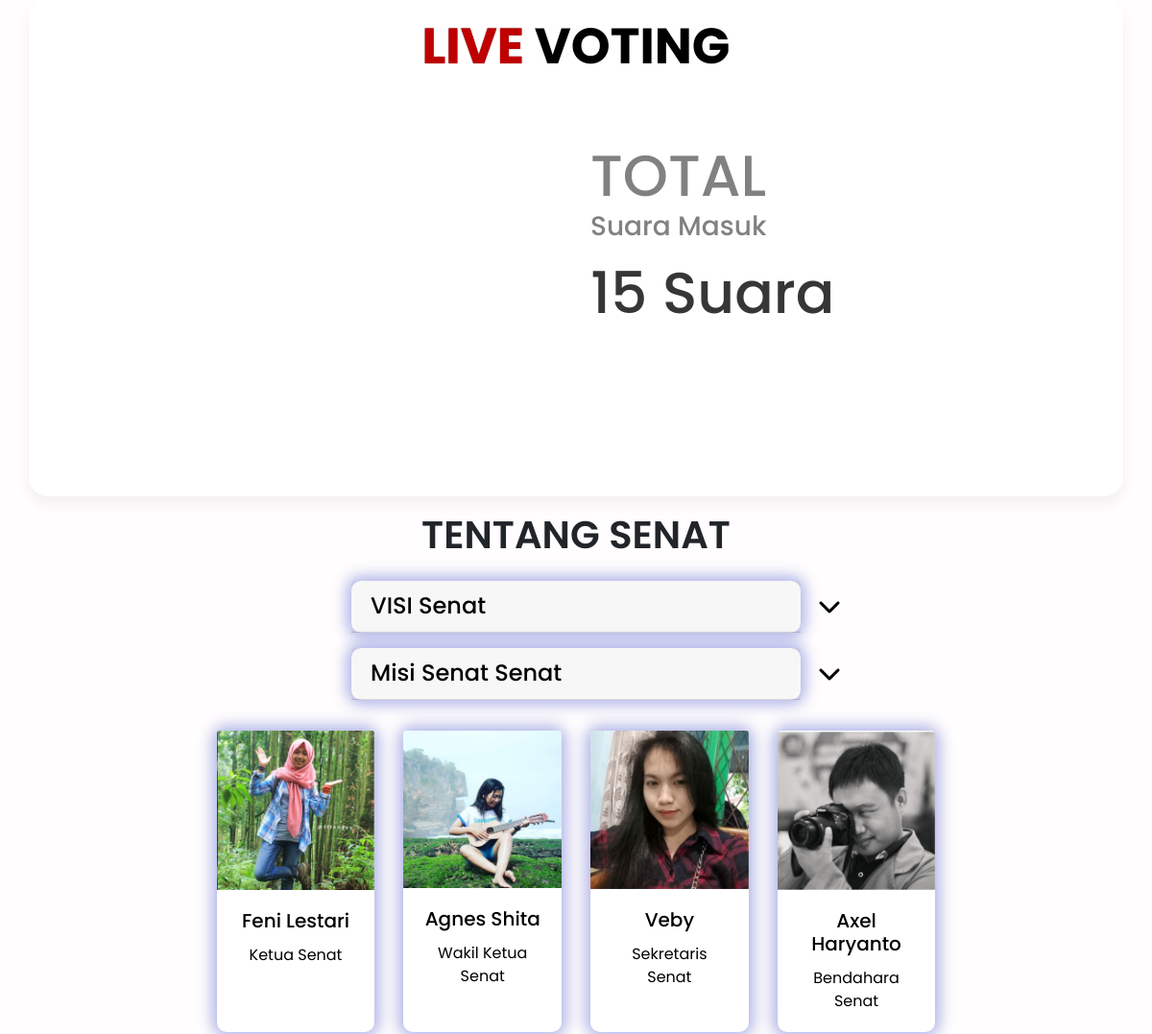
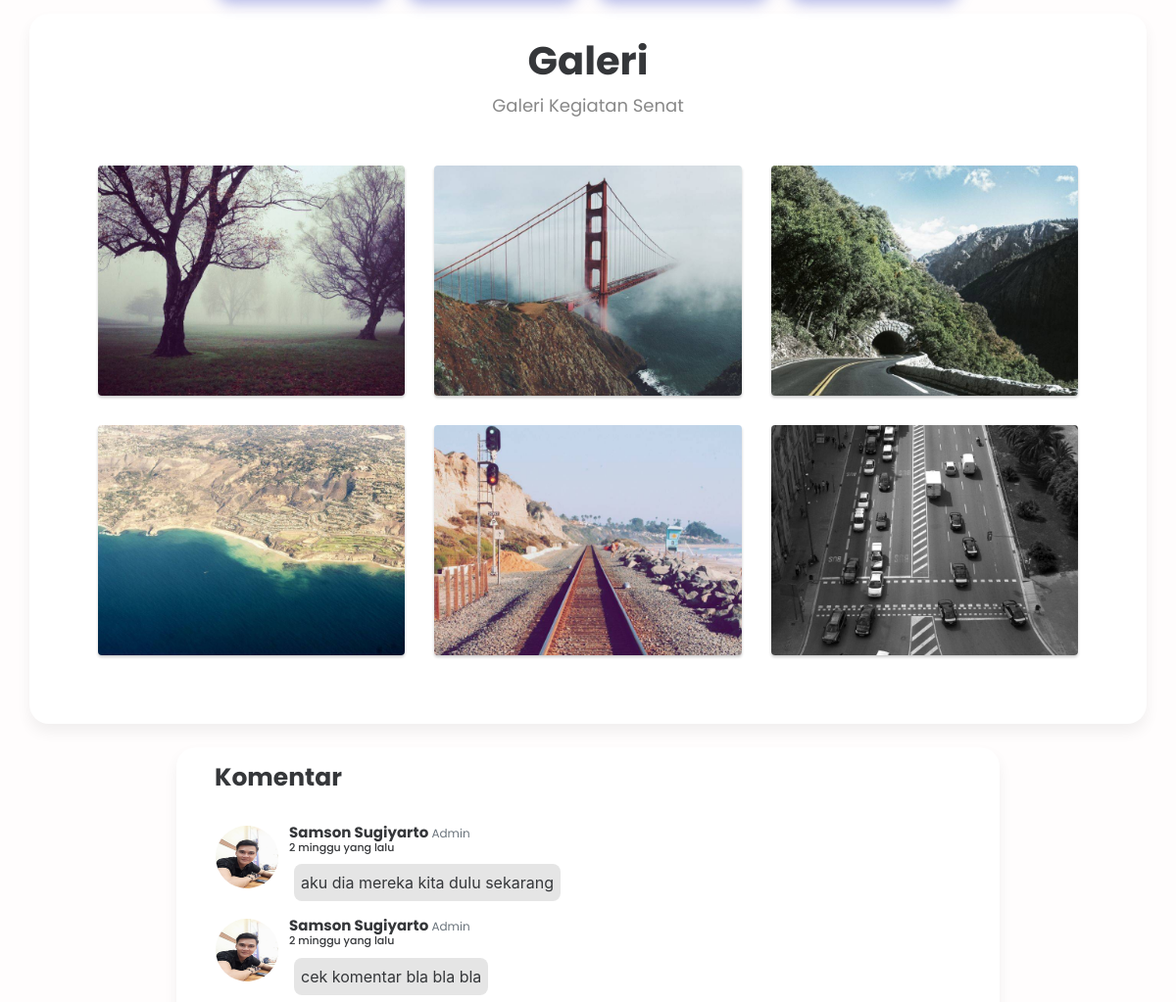
Before: / (middle part) with the older database file (2 pictures, top to bottom).
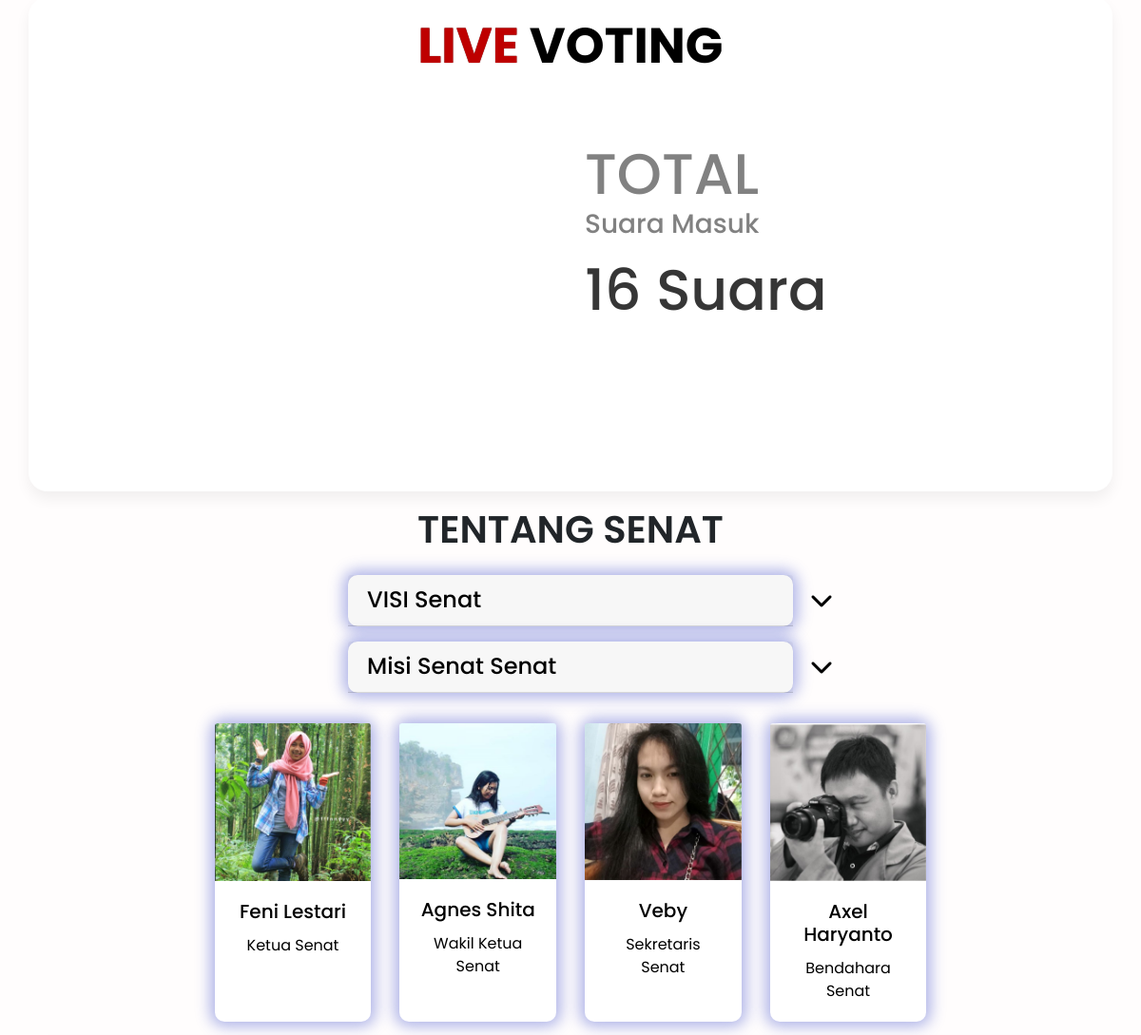
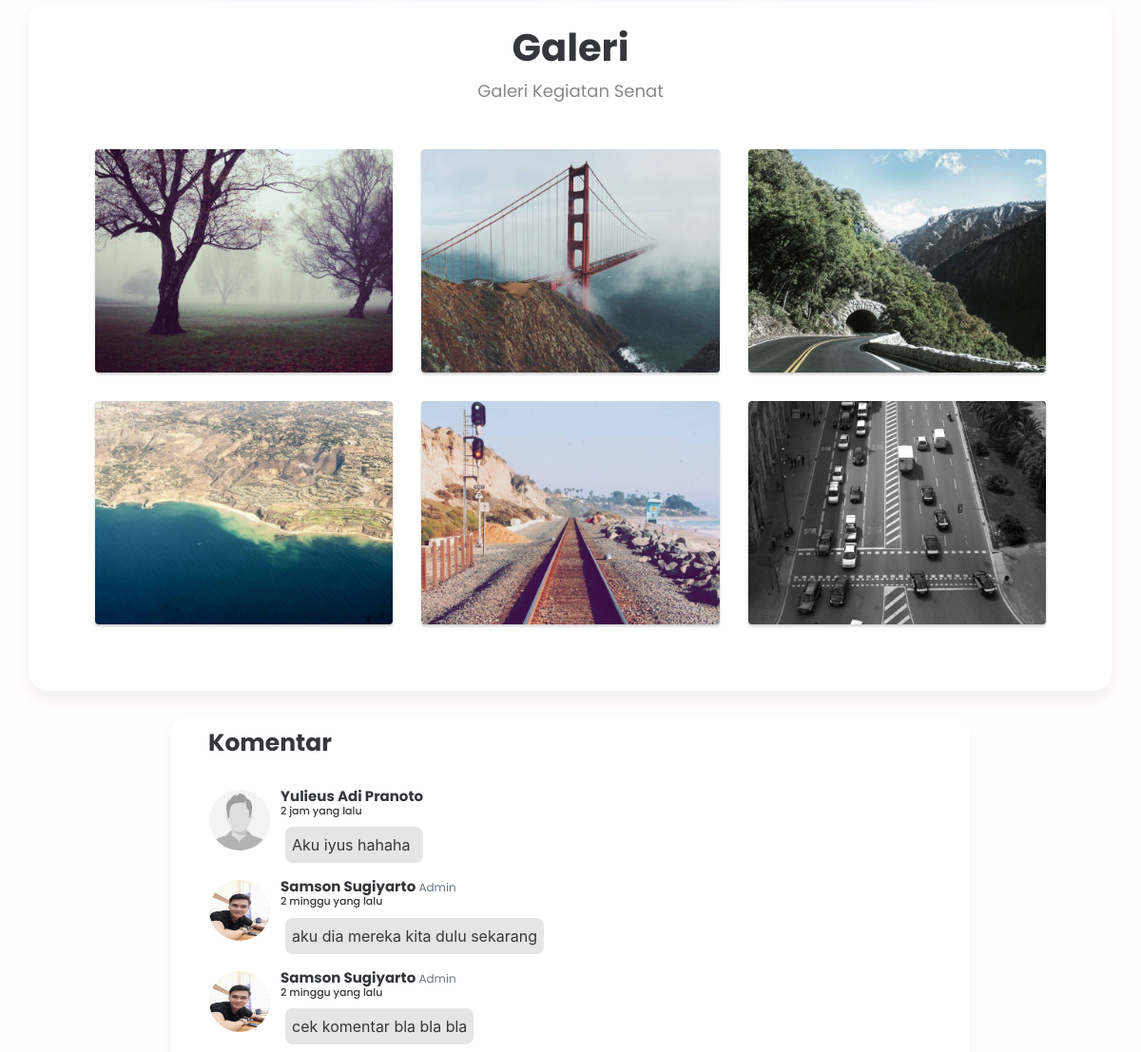
After: the same page with the newer database file (2 pictures, top to bottom).
### tables this page shows
CREATE TABLE `konfir_komentar` (
  `id_konfir` int(12) NOT NULL,
  `id_komentar` int(12) NOT NULL
);

CREATE TABLE `user` (
  `id` int(11) NOT NULL,
  `name` varchar(128) NOT NULL,
  `jk` varchar(1) NOT NULL,
  `email` varchar(128) NOT NULL,
  `hp` varchar(15) NOT NULL,
  `image` varchar(128) NOT NULL,
  `password` varchar(256) NOT NULL,
  `role_id` int(11) NOT NULL,
  `is_active` int(1) NOT NULL,
  `date_created` int(11) NOT NULL
);

CREATE TABLE `komentar` (
  `id` int(12) NOT NULL,
  `nama` varchar(50) NOT NULL,
  `waktu` varchar(20) NOT NULL,
  `uraian` varchar(500) NOT NULL,
  `image` varchar(50) NOT NULL,
  `role_id` int(2) NOT NULL
);

CREATE TABLE `mahasiswa` (
  `nim` int(15) NOT NULL,
  `name` varchar(128) NOT NULL,
  `jk` varchar(1) NOT NULL,
  `email` varchar(128) NOT NULL,
  `hp` varchar(20) NOT NULL,
  `image` varchar(128) NOT NULL,
  `password` varchar(256) NOT NULL,
  `role_id` int(15) NOT NULL,
  `is_active` int(1) NOT NULL,
  `kode_jurusan` int(50) NOT NULL
);

### application/controllers/Home.php (called while the page is built, shortened)
<?php
class Home extends CI_Controller
{
    public function index()
    {
        $query = "SELECT *
            FROM komentar INNER JOIN konfir_komentar
              ON komentar.id = konfir_komentar.id_komentar
              ORDER BY komentar.waktu ASC";
        $data['komentar'] = $this->db->query($query)->result_array();
        $data['kandidat'] = $this->db->get('kandidat')->result_array();
        $query = "SELECT sum(jumlah_suara) as jsuara FROM kandidat";
        $data['js'] = $this->db->query($query)->row_array();
        $this->load->view('home', $data);
    }
}

### index.php (called while the page is built, shortened)
<?php
require_once BASEPATH.'core/CodeIgniter.php';

### application/helpers/timesampai_helper.php (called while the page is built, shortened)
<?php
function time_since($original)
{
        $chunks = array(
            array(60 * 60 * 24 * 365, 'tahun'),
            array(60 * 60 * 24 * 30, 'bulan'),
            array(60 * 60 * 24 * 7, 'minggu'),
            array(60 * 60 * 24, 'hari'),
            array(60 * 60, 'jam'),
            array(60, 'menit'),
        );
        $today = time();
        $since = $today - $original;
        for ($i = 0, $j = count($chunks); $i < $j; $i++) {
            $seconds = $chunks[$i][0];
            $name = $chunks[$i][1];
            if (($count = floor($since / $seconds)) != 0)
                break;
        }
        $print = ($count == 1) ? '1 ' . $name : "$count {$name}";
        return $print . ' yang lalu';
}

### application/views/home.php (the view, shortened to what this page needs)
<!doctype html>
<html lang="en" id="home">
<head>
    <link rel="stylesheet" href="assets/css/reset.css">
    <link rel="stylesheet" href="https://use.fontawesome.com/releases/v5.7.0/css/all.css">
    <link rel="stylesheet" href="https://stackpath.bootstrapcdn.com/bootstrap/4.3.1/css/bootstrap.min.css">
    <link rel="stylesheet" href="<?= base_url('assets/css/style.css') ?>">
    <link href="//netdna.bootstrapcdn.com/font-awesome/3.2.1/css/font-awesome.css" rel="stylesheet">
</head>
<body>
    <section id="voting">
        <div class="container gallery-container">
            <div class="row workingspace">
                <div class="col-lg">
                    <h2><span>LIVE </span>Voting </h2>
                    <div class="row vote">
                        <div class="col-sm-6  ">
                            <div id="piechart" class="chart"></div>
                        </div>
                        <div class="col-sm-6 ">
                            <h3>TOTAL<br>
                                <P>Suara Masuk</P><span> <?= $js['jsuara'] ?> Suara</span>
                            </h3>
                        </div>
                    </div>
                </div>
            </div>
        </div>
    </section>
    <div class="row justify-content-center " id="personil">
        <div class="col-sm-5 zero-panel text-center tentang  ">
            <h1>TENTANG SENAT</h1>
            <div id="accordion" class="mt-4">
                <div class="card">
                    <div class="card-header" id="heading-1">
                        <h5 class="mb-0">
                            <a class="collapsed" role="button" data-toggle="collapse" href="#collapse-1" aria-expanded="false" aria-controls="collapse-1">
                                VISI Senat
                            </a>
                        </h5>
                    </div>
                </div>
            </div>
            <div id="accordion" class="mt-3">
                <div class="card">
                    <div class="card-header" id="heading-2">
                        <h5 class="mb-0">
                            <a class="collapsed" role="button" data-toggle="collapse" href="#collapse-2" aria-expanded="false" aria-controls="collapse-2">
                                Misi Senat Senat
                            </a>
                        </h5>
                    </div>
                </div>
            </div>
        </div>
    </div>
    <div class="row justify-content-center" id="personil">
        <div class="col-12 zero-panel text-center tentang">
            <div class="row justify-content-center">
                <div class="col-8">
                    <div class="card-deck">
                        <div class="card cardedit">
                            <img src="<?= base_url('assets/img/personil/feni.png') ?>" class="card-img-top" alt="...">
                            <div class="card-body isicard">
                                <h5 class="card-title">Feni Lestari</h5>
                                <p class="card-text">Ketua Senat</p>
                            </div>
                        </div>
                        <div class="card cardedit">
                            <img src="<?= base_url('assets/img/personil/shita.png') ?>" class="card-img-top" alt="...">
                            <div class="card-body isicard">
                                <h5 class="card-title">Agnes Shita</h5>
                                <p class="card-text">Wakil Ketua Senat</p>
                            </div>
                        </div>
                        <div class="card cardedit">
                            <img src="<?= base_url('assets/img/personil/vebi.png') ?>" class="card-img-top" alt="...">
                            <div class="card-body isicard">
                                <h5 class="card-title">Veby</h5>
                                <p class="card-text">Sekretaris Senat</p>
                            </div>
                        </div>
                        <div class="card cardedit">
                            <img src="<?= base_url('assets/img/personil/axel.png') ?>" class="card-img-top" alt="...">
                            <div class="card-body isicard">
                                <h5 class="card-title">Axel Haryanto</h5>
                                <p class="card-text">Bendahara Senat</p>
                            </div>
                        </div>
                    </div>
                </div>
            </div>
        </div>
    </div>
    <div class="container gallery-container" id="gallery">
        <br>
        <h1>Galeri</h1>
        <p class="page-description text-center">Galeri Kegiatan Senat</p>
        <div class="tz-gallery">
            <div class="row">
                <div class="col-sm-6 col-md-4">
                    <a class="lightbox" href="<?= base_url('assets/img/gallery/park.jpg') ?>">
                        <img src="<?= base_url('assets/img/gallery/park.jpg') ?>" alt="Park">
                    </a>
                </div>
                <div class="col-sm-6 col-md-4">
                    <a class="lightbox" href="<?= base_url('assets/img/gallery/bridge.jpg') ?>">
                        <img src="<?= base_url('assets/img/gallery/bridge.jpg') ?>" alt="Bridge">
                    </a>
                </div>
                <div class="col-sm-12 col-md-4">
                    <a class="lightbox" href="<?= base_url('assets/img/gallery/tunnel.jpg') ?>">
                        <img src="<?= base_url('assets/img/gallery/tunnel.jpg') ?>" alt="Tunnel">
                    </a>
                </div>
                <div class="col-sm-6 col-md-4">
                    <a class="lightbox" href="<?= base_url('assets/img/gallery/coast.jpg') ?>">
                        <img src="<?= base_url('assets/img/gallery/coast.jpg') ?>" alt="Coast">
                    </a>
                </div>
                <div class="col-sm-6 col-md-4">
                    <a class="lightbox" href="<?= base_url('assets/img/gallery/rails.jpg') ?>">
                        <img src="<?= base_url('assets/img/gallery/rails.jpg') ?>" alt="Rails">
                    </a>
                </div>
                <div class="col-sm-6 col-md-4">
                    <a class="lightbox" href="<?= base_url('assets/img/gallery/traffic.jpg') ?>">
                        <img src="<?= base_url('assets/img/gallery/traffic.jpg') ?>" alt="Traffic">
                    </a>
                </div>
            </div>
        </div>
    </div>
    <link rel="stylesheet" href="https://cdnjs.cloudflare.com/ajax/libs/baguettebox.js/1.8.1/baguetteBox.min.css">
    <div class="container komen-container mt-4">
        <h1 class="py-3 pl-4">Komentar</h1>
        <div class="row justify-content-start mt-3">
            <div class="col-sm-9   komen mt-2">
                <?php foreach ($komentar as $komen) : ?>
                    <?php
                        $user = $this->db->get_where('user', ['name' => $komen['nama']])->row_array();
                        $pimpinan = $this->db->get_where('pimpinan', ['name' => $komen['nama']])->row_array();
                        $dosen = $this->db->get_where('dosen', ['name' => $komen['nama']])->row_array();
                        $mhs = $this->db->get_where('mahasiswa', ['name' => $komen['nama']])->row_array();
                        ?>
                    <div class="row">
                        <div class="col-auto-12">
                            <img style="height: 4rem; width: 4rem;" src=" <?php if ($komen['role_id'] == 1 || $komen['role_id'] == 2) : ?>
                        <?= base_url('assets/img/profile/') . $user['image']; ?>
                        <?php elseif ($komen['role_id'] == 3) : ?>
                        <?= base_url('assets/img/profile/pimpinan/') . $pimpinan['image']; ?>
                        <?php elseif ($komen['role_id'] == 4) : ?>
                        <?= base_url('assets/img/profile/dosen/') . $dosen['image']; ?>
                        <?php elseif ($komen['role_id'] == 5) : ?>
                        <?= base_url('assets/img/profile/mahasiswa/') . $mhs['image']; ?>
                        <?php endif; ?>" class="img-profile rounded-circle float-left" alt="...">
                            <?php if ($komen['role_id'] == 1 || $komen['role_id'] == 2) : ?>
                                <h6><?= $komen['nama']; ?> <small class="text-muted">Admin </small></h6>
                            <?php else : ?>
                                <h6><?= $komen['nama']; ?></h6>
                            <?php endif; ?>
                            <h5> <?= time_since(strtotime($komen['waktu'])); ?></h5>
                            <p><?= $komen['uraian']; ?></p>
                        </div>
                    </div>
                <?php endforeach; ?>
            </div>
        </div>
    </div>
</body>
</html>

### assets/css/style.css (style rules this page uses)
.workingspace { padding-top: 40px; background-color: #00000000; }
.workingspace h2 { font-family: 'Poppins', sans-serif; font-size: 30px; text-transform: uppercase; font-weight: 500; text-align: center; color: #000000; }
.workingspace h3 { font-size: 30px; text-transform: uppercase; font-weight: 400; text-align: center; color: #ffffff; text-shadow: 0 0 8px rgba(255, 255, 255, 0.274); }
.workingspace p, .workingspace h5, .workingspace h6 { color: #ffffff; }
.workingspace h2 span { font-weight: 500; color: rgb(190, 0, 0); text-shadow: 0 0 1px rgb(87, 0, 0); }
.chart { width: 100%; min-height: 300px; float: left !important; position: relative; }
.row { margin: 0 !important; }
.vote h3 { font-family: 'Poppins', sans-serif; font-weight: 300; color: rgba(0, 0, 0, 0.493); text-transform: capitalize; font-size: 24px; margin-top: 10px; }
.vote h3 span { color: #000000e0; }
.vote h3 p { color: rgba(0, 0, 0, 0.493); font-size: 20px; }
.container.gallery-container { background-color: #fff; color: #35373a; border-radius: 20px; box-shadow: 0 8px 15px rgba(0, 0, 0, 0.06); }
.gallery-container h1 { text-align: center; font-family: 'Poppins', sans-serif; font-weight: bold; }
.gallery-container p.page-description { font-family: 'Poppins', sans-serif; text-align: center; max-width: 800px; margin: 8px auto; color: #888; font-size: 18px; }
.tz-gallery { padding: 40px; }
.tz-gallery .lightbox img { width: 100%; margin-bottom: 30px; transition: 0.2s ease-in-out; box-shadow: 0 2px 3px rgba(0, 0, 0, 0.2); }
.tz-gallery img { border-radius: 4px; }
.card { border-radius: 10px !important; box-shadow: 0px 0px 15px 5px rgba(52, 69, 199, 0.4); padding: 0; border: 0; }
.card-header a { width: 630px; text-align: left; color: black; text-decoration: none; font-family: 'Poppins', sans-serif; font-size: 24px; }
.mb-0>a { display: block; position: relative; }
.mb-0>a:after { content: "\f078"; font-family: 'FontAwesome'; position: absolute; right: 230px; }
.container.komen-container { background-color: #fff; color: #35373a; border-radius: 20px; box-shadow: 0 8px 15px rgba(0, 0, 0, 0.06); width: 90%; }
.komen-container h1 { font-family: 'Poppins', sans-serif; font-weight: bold; font-size: 25px; }
@media (min-width: 992px) { .chart { min-height: 400px; margin-top: 20px; position: relative; } }
@media (min-width: 992px) { .vote h3 { font-family: 'Poppins', sans-serif; font-weight: 500; font-size: 60px; color: rgba(0, 0, 0, 0.493); margin-top: 60px; text-transform: capitalize; text-align: left; } }
@media (min-width: 992px) { .vote h3 span { color: #000000c9; } }
@media (min-width: 992px) { .vote h3 p { color: rgba(0, 0, 0, 0.493); font-size: 28px; } }
@media (min-width: 992px) { .mb-0>a { display: block; position: relative; } }
@media (min-width: 992px) { .mb-0>a:after { content: "\f078"; font-family: 'FontAwesome'; position: absolute; right: 140px; } }
@media (min-width: 992px) { .workingspace { padding-top: 20px; padding-bottom: 10px; } }
@media (min-width: 992px) { .workingspace h2 { font-size: 52px; font-family: 'Poppins', sans-serif; font-weight: 700; } }
@media (min-width: 992px) { .workingspace h2 span { font-family: 'Poppins', sans-serif; font-weight: 700; } }
@media (min-width: 992px) { .container.komen-container { background-color: #fff; color: #35373a; border-radius: 20px; box-shadow: 0 8px 15px rgba(0, 0, 0, 0.06); width: 70%; } }
.row { margin: 0; }
.isicard h5, .isicard p { color: #000000; font-family: 'Poppins', sans-serif; }
.zero-panel { padding: 1em; }
.tentang h1 { font-family: 'Poppins', sans-serif; font-weight: 600; }
.komen img { margin-left: 10px; margin-top: 2px; }
.komen h6 { font-size: 15px; margin-left: 85px; font-weight: bold; font-family: 'Poppins', sans-serif; }
.komen h5 { font-family: 'Poppins', sans-serif; margin-left: 85px; margin-top: -8px; font-size: 11px; }
.komen p { background-color: #0000001a; margin-left: 90px; padding: 7px; font-size: 16px; border-radius: 8px; margin-top: 10px; }

### application/views/home.php (style rules this page uses)
body { background-color: #fffdfdcc; }

Changed rows visible on the page:
added konfir_komentar: mahasiswa.image (placeholder picture), id_komentar.nama "Yulieus Adi Pranoto", id_komentar.waktu "2 jam yang lalu", id_komentar.uraian "Aku iyus hahaha"
Other visible differences:
$js['jsuara']: "15" → "16"
